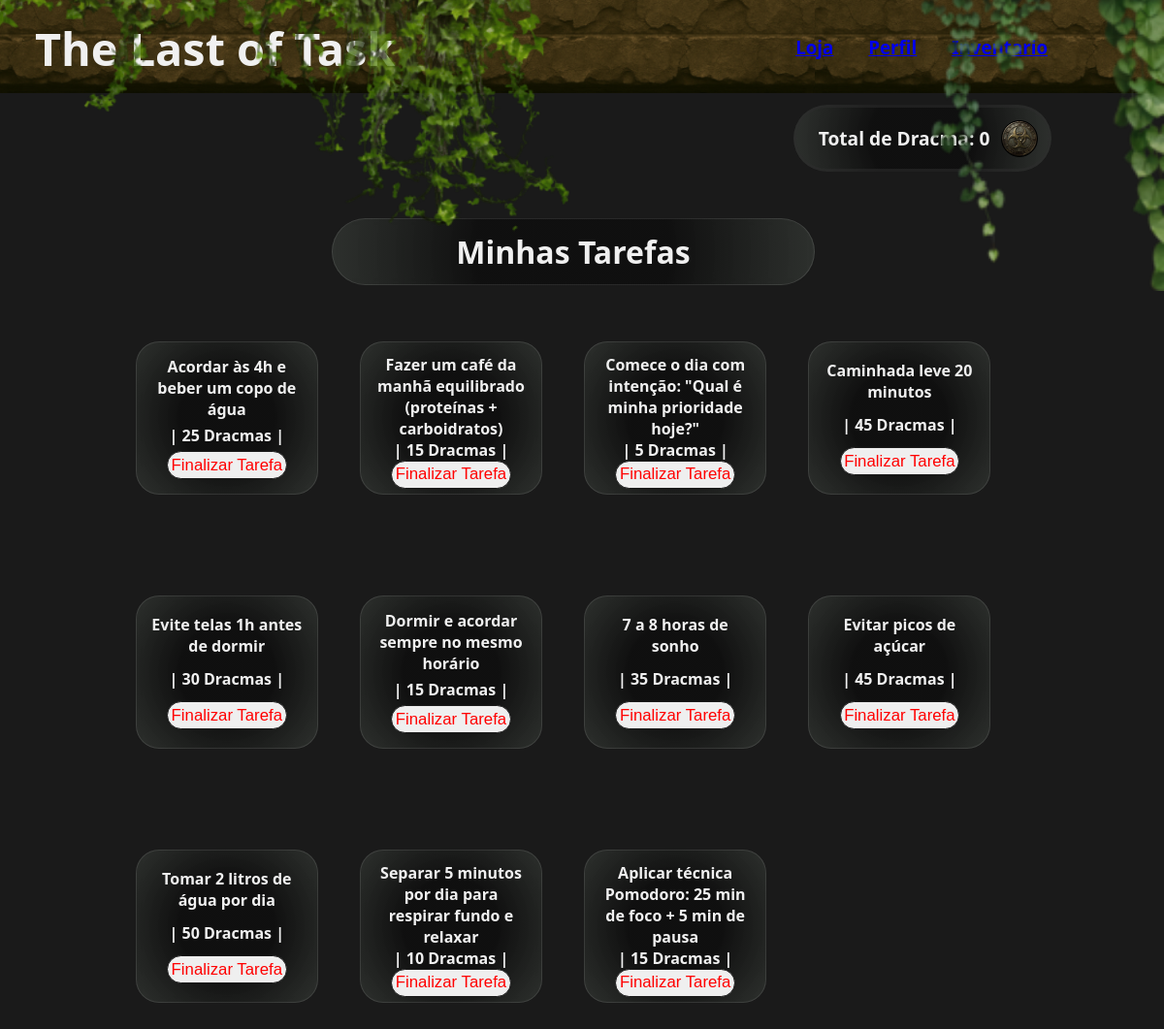
Screenshot of /menu (signed in) with the database file from the repository.
### banco_de_dados/models.py (models this page shows)
class Task(Base):
    __tablename__ = 'task'
    task_id = Column(Integer, primary_key=True, autoincrement=True)
    user_id = Column(Integer, ForeignKey('user.user_id'), nullable=False)
    titulo = Column(String(100), nullable=False)
    pilulas_recompensa = Column(Integer, nullable=False)
    concluido = Column(Boolean, default=False)
    user = relationship('User', back_populates='tasks')
    user_tasks = relationship('UserTasks', back_populates='task')

### app.py (the view)
@app.route('/menu')
@login_required
def menu():
    reiniciarTask()
    db_session = DB_Session()
    try:
        user_id = session['user_id']
        user = db_session.query(User).get(user_id)
        pilulas = user.pilulas if user else 0
        tasks = db_session.query(Task).filter(Task.user_id.is_(user_id)).all()
    finally:
        db_session.close()
    return render_template('index.html', tarefas=tasks, pilulas_totais=pilulas)

### app.py (called while the page is built)
def login_required(f): #recebe outra funcao como parametro, por exemplo a rota index
    @wraps(f) #mantem o nome e a documentação da função original
    def decorated_function(*args, **kwargs):
        if 'user_id' not in session:
            flash("Você precisa estar logado.")
            return redirect(url_for('login')) # se nao tiver logado, irar impedir o acesso do usario a aqla pagina
        return f(*args, **kwargs) #se logado, execulta a funcao normalmente
    return decorated_function

### banco_de_dados/services.py (called while the page is built, shortened)
def reiniciarTask():
    db_session = DB_Session()
    try:
        controle = db_session.query(ControleReset).first()
        hoje = date.today()
        if controle.data_ultima_reset != hoje:
            db_session.query(Task).update({Task.concluido: False})
            controle.data_ultima_reset = hoje
            db_session.commit()
    finally:
        db_session.close()

### templates/index.html (shortened to what this page needs)
<!doctype html>
<html lang="en">
<head>
    <link rel="stylesheet" href="{{ url_for('static', filename='style.css') }}">
</head>
<body id="body_index">
    <header id="menu_bar">
        <div class="titulo-container">
            <h1>The Last of Task</h1>
            <img src="{{ url_for('static', filename='imagens/cipo2.png') }}" alt="folhagem" class="cipo-decorativo1">
        </div>
        <div id="menu_bar2">
            <h3 id="menu-l-1"><a href="{{url_for('loja')}}">Loja</a></h3>
            <h3 id="menu-l-2"><a href="{{url_for('status')}}">Perfil</a></h3>
            <h3 id="menu-l-3"><a href="{{url_for('inventario')}}">Inventario</a></h3>
            <img src="{{ url_for('static', filename='imagens/cipo1.png') }}" alt="folhagem" class="cipo-decorativo2">
        </div>
    </header>
    <main id="main_conteiner">
        <div id="saldo">
            <h1>Total de Dracma: {{ pilulas_totais  }}</h1>
            <div class="img_money"></div>
        </div>
        <div id="d_tarefas">
            <h1>Minhas Tarefas</h1>
                <ul id="ul_tarefas">
                    {% for tarefa in tarefas %}
                        <li id="li_tarefas">
                            <strong>{{ tarefa.titulo }}</strong>
                            <strong>| {{ tarefa.pilulas_recompensa }} Dracmas |</strong>
                            {% if tarefa.concluido %}
                                <span style="color:green;">[Concluído]</span>
                            {% else %}
                                <form action="{{ url_for('concluirTarefa', task_id=tarefa.task_id) }}" method="post" style="display:inline;">
                                    <button style="color:red;" type="submit">Finalizar Tarefa</button>
                                </form>
                            {% endif %}
                        </li>
                    {% else %}
                        <h1>Por favor, reponda o formulario para que possamos oderecer a melhor rotina possivel para voce</h1>
                        <h3><a href="{{url_for('coletarDados')}}">Coleta de dados</a></h3>
                    {% endfor %}
                </ul>
        </div>
    </main>
</body>
</html>

### static/style.css (style rules this page uses)
* { margin: 0; }
#menu_bar { padding: 1vw 0 1vw 0; display: flex; flex-direction:row; align-items: center; background-image: url(/static/imagens/menu.png); background-repeat: repeat; background-size: 35% 100%; width: 100%; height: 6vw; }
#menu_bar2, #menu_bar3 { position: relative; padding: 2vw 0 2vw 0; display: flex; flex-direction:row; align-items: center; justify-content: flex-end; margin: 0; padding-right: 10vw; }
#menu_bar2 { width: 60%; height: 100%; }
.titulo-container { display: flex; justify-content: center; align-items: center; width: 40%; height: 100%; position: relative; display: inline-block; }
.titulo-container h1 { position: relative; font-size: 3.9vw; padding: 0.5vw 0 0 3vw; z-index: 1; }
.cipo-decorativo1, .cipo-decorativo2 { position: absolute; z-index: 2; pointer-events: none; }
.cipo-decorativo1 { top: -13vw; right: -13vw; width: 70vw; height: 39vw; opacity: 0.8; }
.cipo-decorativo2 { margin: 0; top: -9vw; right: 0; width: 35vw; height: 35vw; opacity: 0.89; }
#menu_bar h3 { margin-left: 3vw; }
#body_index { background-image: url(/static/imagens/full.png); background-size: cover; background-repeat: no-repeat; background-attachment: fixed; background-color: #1a1a1a; color: #f0f0f0; font-family: 'Segoe UI', sans-serif; width: 100%; height: 100%; }
#main_conteiner { display: flex; flex-direction: column; justify-content: flex-start; align-items: center; width: 98.5vw; height: 100vw; }
#main_conteiner #saldo { background: radial-gradient( circle, rgba(15, 15, 15, 0.9) 40%, rgba(60, 65, 60, 0.6) 100% ); border: 3px solid rgba(46, 46, 46, 0.562); backdrop-filter: blur(4px); display: flex; align-items: center; justify-content: center; width: 21%; padding: 0.5vw; margin: 1vw 0vw 3vw 60vw; border-radius: 3vw 3vw; font-size: 0.8vw; }
#main_conteiner #saldo h1 { margin: 1vw 1vw 1vw 1vw; }
#main_conteiner #d_tarefas { display: flex; flex-direction: column; align-items: center; width: 80%; height: 110%; margin: 0vw 10vw 15vw 10vw; }
#main_conteiner #d_tarefas #ul_tarefas { display: flex; width: 100%; height: 100%; flex-wrap: wrap; padding-left: 0; }
#main_conteiner #d_tarefas h1 { background: radial-gradient( circle, rgba(15, 15, 15, 0.9) 40%, rgba(60, 65, 60, 0.6) 100% ); border: 1px solid rgba(255, 255, 255, 0.1); backdrop-filter: blur(4px); display: flex; justify-content: center; width: 50%; padding: 1vw; margin: 1vw 1vw 3vw 1vw; border-radius: 3vw 3vw; }
#main_conteiner #d_tarefas #li_tarefas { list-style: none; background: radial-gradient( circle, rgba(15, 15, 15, 0.9) 40%, rgba(60, 65, 60, 0.6) 100% ); border: 1px solid rgba(255, 255, 255, 0.1); backdrop-filter: blur(4px); display: flex; flex-direction: column; align-items: center; justify-content: space-around; width: 13.5vw; height: 11vw; margin: 1.8vw; padding: 1vw 1vw 1vw 1vw; border-radius: 2vw 2vw; }
#main_conteiner #d_tarefas #li_tarefas strong, span, button { text-align: center; }
#main_conteiner #d_tarefas #li_tarefas button { padding: 0.3vw; }
.img_money { background-image: url(/static/imagens/money.png); background-position: 0vw 0vw; background-repeat: no-repeat; background-size: cover; overflow: hidden; width: 3vw; height: 3vw; border-radius: 100%; border: 1px solid rgb(0, 0, 0); }
button[type="submit"] { width: 100%; border: 1px solid #1a1a1a; border-radius: 2vw; cursor: pointer; font-size: 1.4vw; }

### rows the page displays
Task: titulo "Acordar às 4h e beber um copo de água", pilulas_recompensa "25"
Task: titulo "Fazer um café da manhã equilibrado (proteínas + carboidratos)", pilulas_recompensa "15"
Task: titulo "Comece o dia com intenção: \"Qual é minha prioridade hoje?\"", pilulas_recompensa "5"
Task: titulo "Caminhada leve 20 minutos", pilulas_recompensa "45"
Task: titulo "Evite telas 1h antes de dormir", pilulas_recompensa "30"
Task: titulo "Dormir e acordar sempre no mesmo horário", pilulas_recompensa "15"
Task: titulo "7 a 8 horas de sonho", pilulas_recompensa "35"
Task: titulo "Evitar picos de açúcar", pilulas_recompensa "45"
Task: titulo "Tomar 2 litros de água por dia", pilulas_recompensa "50"
Task: titulo "Separar 5 minutos por dia para respirar fundo e relaxar", pilulas_recompensa "10"
Task: titulo "Aplicar técnica Pomodoro: 25 min de foco + 5 min de pausa", pilulas_recompensa "15"

### other values shown
{{ pilulas_totais }} "0"
